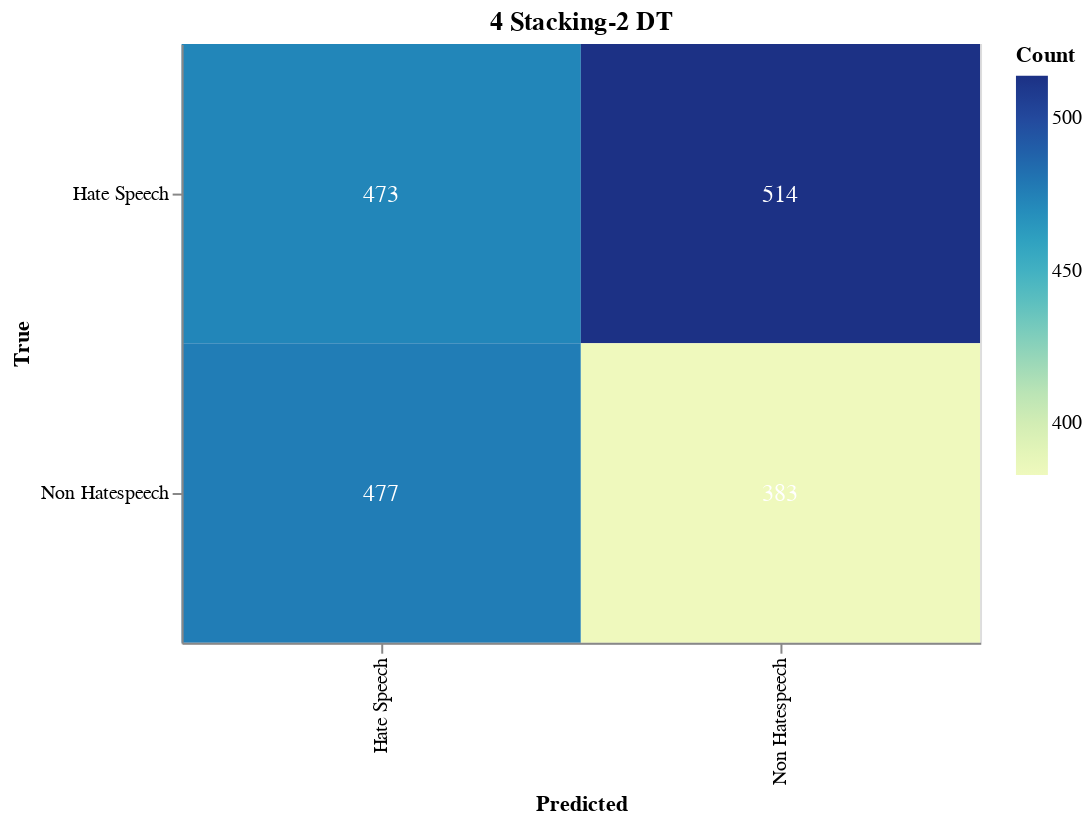

The notebook cell saved with this chart:
### Markdown cell above
#### Save Confusion Matrix

### Code cell
import altair as alt
import altair_saver
import pandas as pd
from sklearn.metrics import confusion_matrix

# Calculate the confusion matrix
cm = confusion_matrix(true_labels, adjusted_predictions)

# Define class names
class_names = ['Hate Speech', 'Non Hatespeech']

# Convert confusion matrix to DataFrame
cm_df = pd.DataFrame(cm, index=class_names, columns=class_names).reset_index().melt(id_vars='index')
cm_df.columns = ['True', 'Predicted', 'Count']

# Ensure the order of categories
cm_df['True'] = pd.Categorical(cm_df['True'], categories=class_names, ordered=True)
cm_df['Predicted'] = pd.Categorical(cm_df['Predicted'], categories=class_names, ordered=True)

# Create the Altair plot
heatmap = alt.Chart(cm_df).mark_rect().encode(
    x=alt.X('Predicted:O', sort=class_names),
    y=alt.Y('True:O', sort=class_names),
    color='Count:Q',
    tooltip=['True', 'Predicted', 'Count']
).properties(
    width=400,
    height=300,
    title='4 Stacking-2 DT'
)

# Add text labels
text = heatmap.mark_text(
    align='center',
    baseline='middle',
    fontSize=12
).encode(
    text='Count:Q',
    color=alt.condition(
        alt.datum.Count > cm.max() / 2,
        alt.value('white'),
        alt.value('black')
    )
)

# Combine heatmap and text
final_chart = heatmap + text

# Display the plot
final_chart.show()

### Figure 1 — Vega-Lite specification as saved in the notebook (floating-point values rounded to 4 significant figures)
{"config": {"view": {"continuousWidth": 300, "continuousHeight": 300}}, "layer": [{"mark": {"type": "rect"}, "encoding": {"color": {"field": "Count", "type": "quantitative"}, "tooltip": [{"field": "True", "type": "ordinal"}, {"field": "Predicted", "type": "ordinal"}, {"field": "Count", "type": "quantitative"}], "x": {"field": "Predicted", "sort": ["Hate Speech", "Non Hatespeech"], "type": "ordinal"}, "y": {"field": "True", "sort": ["Hate Speech", "Non Hatespeech"], "type": "ordinal"}}, "title": "4 Stacking-2 DT"}, {"mark": {"type": "text", "align": "center", "baseline": "middle", "fontSize": 12}, "encoding": {"color": {"condition": {"test": "(datum.Count > 257.0)", "value": "white"}, "value": "black"}, "text": {"field": "Count", "type": "quantitative"}, "tooltip": [{"field": "True", "type": "ordinal"}, {"field": "Predicted", "type": "ordinal"}, {"field": "Count", "type": "quantitative"}], "x": {"field": "Predicted", "sort": ["Hate Speech", "Non Hatespeech"], "type": "ordinal"}, "y": {"field": "True", "sort": ["Hate Speech", "Non Hatespeech"], "type": "ordinal"}}, "title": "4 Stacking-2 DT"}], "data": {"name": "data-da1afc38b0203e8a7c15568bb17ebf20"}, "height": 300, "width": 400, "$schema": "https://vega.github.io/schema/vega-lite/v5.17.0.json", "datasets": {"data-da1afc38b0203e8a7c15568bb17ebf20": [{"True": "Hate Speech", "Predicted": "Hate Speech", "Count": 473}, {"True": "Non Hatespeech", "Predicted": "Hate Speech", "Count": 477}, {"True": "Hate Speech", "Predicted": "Non Hatespeech", "Count": 514}, {"True": "Non Hatespeech", "Predicted": "Non Hatespeech", "Count": 383}]}}
